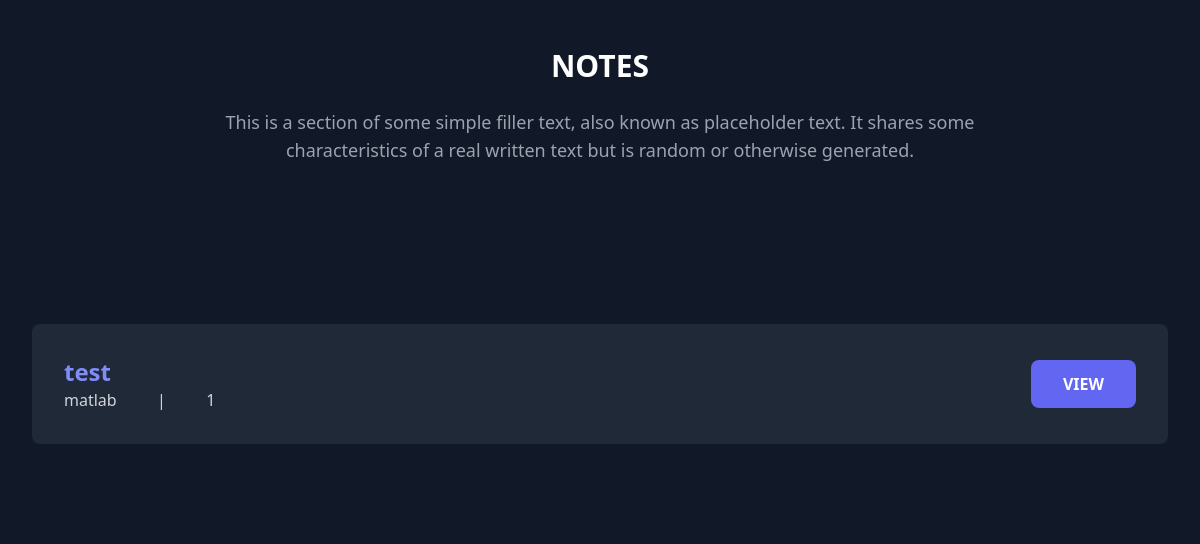
/displayNotes/, run on an earlier commit of the app's database.
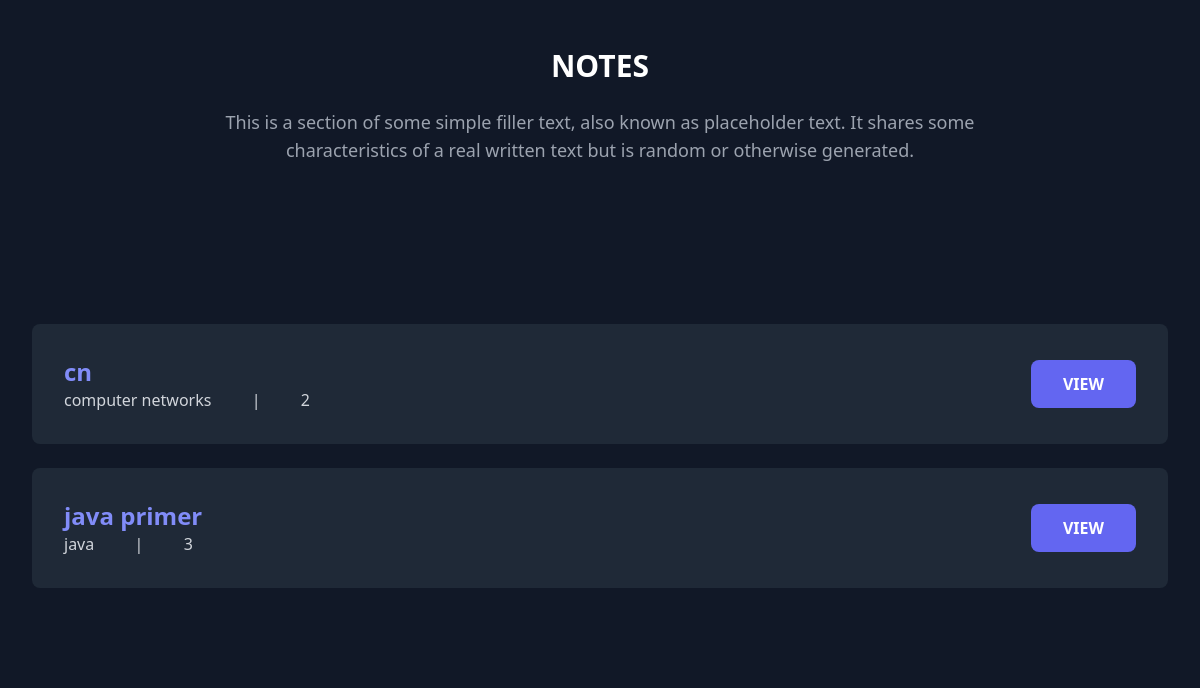
And on a later commit of the database.
### user/models.py (models this page shows)
class notes(models.Model):
    title = models.CharField(max_length=255)
    year = models.IntegerField()
    subject = models.CharField(max_length=100)
    url = models.FileField(upload_to ='satic/notes/')

### user/views.py (the view)
# urls.py: path('displayNotes/',views.displayNotes,name ="display"),
def displayNotes(request):
     note = notes.objects.all()
     return render(request , "notes.html",{"notes":note})
     note = notes.objects.all()
     return render(request , "notes.html",{"notes":note})

### templates/notes.html (shortened to what this page needs)
{% load static %}
<!DOCTYPE html>
<html lang="en">
<head>
    <link href="https://cdn.jsdelivr.net/npm/tailwindcss@2.2.19/dist/tailwind.min.css" rel="stylesheet">
    <script src="https://cdn.tailwindcss.com"></script>
</head>
<body class="bg-gray-900 text-white">
<div class="py-6 sm:py-8 lg:py-12">
  <div class="mx-auto max-w-screen-2xl px-4 md:px-8">
    <div class="mb-10 md:mb-16">
      <h2 class="mb-4 text-center text-2xl font-bold text-white md:mb-6 lg:text-3xl">NOTES</h2>
      <p class="mx-auto max-w-screen-md text-center text-gray-400 md:text-lg">This is a section of some simple filler text, also known as placeholder text. It shares some characteristics of a real written text but is random or otherwise generated.</p>
    </div>
  </div>
</div>
<div class="bg-gray-900 py-6 sm:py-8 lg:py-12">
    <div class="mx-auto max-w-screen-2xl px-4 md:px-8">
      {% for i in notes %}
      <div class="flex flex-col items-center justify-between gap-4 rounded-lg bg-gray-800 p-4 sm:flex-row md:p-8">
        <div>
          <h2 class="text-xl font-bold text-indigo-400 md:text-2xl">{{i.title}} </h2>
          <p class="text-gray-300">{{i.subject}} &emsp;&emsp; | &emsp;&emsp; {{i.year}}</p>
        </div>
        <a href="{% url 'reader' pk=i.id %}" class="inline-block rounded-lg bg-indigo-500 px-8 py-3 text-center text-sm font-semibold text-white outline-none ring-indigo-300 transition duration-100 hover:bg-indigo-600 focus-visible:ring active:bg-indigo-700 md:text-base">VIEW</a>
      </div>
      <br>
      {% endfor %}
    </div>
  </div>
</body>
</html>

What changed in the data, as far as the page shows it:
removed notes: title "test", subject "matlab", year "1"
added notes: title "cn", subject "computer networks", year "2"
added notes: title "java primer", subject "java", year "3"
